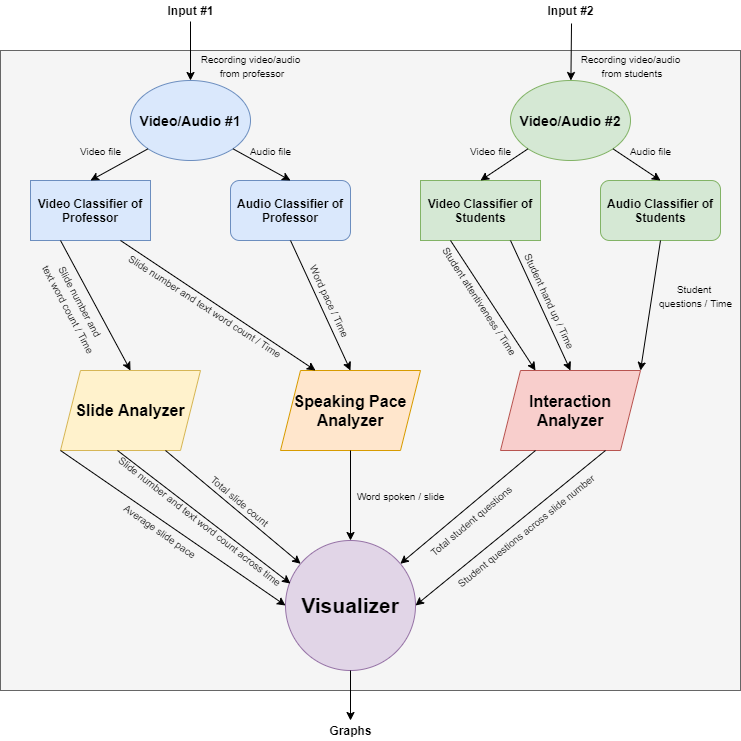
#> input picture Image/Block.png, 741 x 741 px
$ python -i img_funcs.py   (imports and definitions only)
#> lines starting #> are read from the running program, lines starting #| are printed output that depends on the picture; after the words box and inside, x2 and y2 are one past the last pixel; in counts of white or black regions, pixels touching at a corner belong together
### src/contours.py
import cv2
import utils


def corners_in_contour(contour, corners):
    """finds if there are 4 or more corners in a contour

    Args:
       contour: current contour
       corners: corners to test

    Returns:
        bool

    """
    corner_found = 0
    x, y, w, h = cv2.boundingRect(contour)
    box = utils.extend_box((x, y), (x+w, y+h), 5)

    for corner in corners:
        if utils.point_in_box(box, corner):
            corner_found += 1
        if corner_found >= 4:
            return True

    return False


def get_outer_corners(corners):
    """gets the outer box of corners

    Args:
       corners: list of corners to iterate

    Returns:
        4 of the outer corners

    """
    top_left = corners[0]
    top_right = corners[0]
    bottom_left = corners[0]
    bottom_right = corners[0]
    for corner in corners:
        if corner[0] < top_left[0] and corner[1] < top_left[1]:
            top_left = corner
        if corner[0] < bottom_left[0] and corner[1] > bottom_left[1]:
            bottom_left = corner
        if corner[0] > top_right[0] and corner[1] < top_right[1]:
            top_right = corner
        if corner[0] > bottom_right[0] and corner[1] > bottom_right[1]:
            bottom_right = corner

    return [top_left, top_right, bottom_left, bottom_right]

### src/utils.py
import cv2
import os


# [12 lines left out: function show_image, not called in this run]


def extend_box(top_left, bottom_right, dx):
    """gets a box from a face in order to crop image to look for face again

    Args:
       top_left:     point for top left
       bottom_right: point for bottom_right
       dx:           the new box size

    Returns:


    """
    top_left = (top_left[0] - dx, top_left[1] - dx)
    bottom_right = ((bottom_right[0] + dx, bottom_right[1] + dx))
    return (top_left, bottom_right)


def point_in_box(box, test_point):
    """checks if a point is in a box

    Args:
       box: two points, a top left and a bottom right
       test_point: a test point

    Returns:
        bool

    """
    top_left = box[0]
    bottom_right = box[1]

    if (top_left[0] < test_point[0]) and (top_left[1] < test_point[1]) \
       and (bottom_right[0] > test_point[0]) and (bottom_right[1] > test_point[1]):
        return True
    else:
        return False


# [59 lines left out: functions get_data_dir, get_path, get_delimiter, get_screenshot_dir, not called in this run]

### src/img_funcs.py
import cv2
import numpy as np
from contours import corners_in_contour, get_outer_corners


def make_border(img):
    """makes an image with a border

    Args:
       img: image

    Returns:
       image with border

    """
    row, col = img.shape[:2]

    # add border to image in case slide is at edge
    border_size = 10
    img = cv2.copyMakeBorder(
        img,
        top=border_size,
        bottom=border_size,
        left=border_size,
        right=border_size,
        borderType=cv2.BORDER_CONSTANT,
        value=[0, 0, 0]
    )
    return img


def find_slide(img):
    """finds the slide in an image

    Args:
       img: image to find slide in

    Returns:
        cropped slide if found

    """
    img = make_border(img)

    gray = cv2.cvtColor(img, cv2.COLOR_BGR2GRAY)
    blur = cv2.GaussianBlur(gray, (33, 33), 0)
    thresh = cv2.threshold(blur, 127, 225, cv2.THRESH_BINARY_INV + cv2.THRESH_OTSU)[1]

    corners = find_corners(img)

    cnts, heirarchy = cv2.findContours(thresh, cv2.RETR_TREE, cv2.CHAIN_APPROX_NONE)
    heirarchy = heirarchy[0]
    # get largest contour that isnt the big one
    inner_cnts = []
    for i in range(len(cnts)):
        if (heirarchy[i][3] != -1):
            if corners_in_contour(cnts[i], corners):
                # x,y,w,h = cv2.boundingRect(cnts[i])
                # cv2.rectangle(img,(x, y), (x+w, y+h), (0, 255, 0),2)
                # utils.show_image(img)
                inner_cnts.append(cnts[i])

    # TODO(#19): edit out teacher

    try:
        max_contour = max(inner_cnts, key=cv2.contourArea)
        x,y,w,h = cv2.boundingRect(max_contour)
        crop = img[y:y+h, x:x+w]
        height, width = crop.shape[:2]
        slide = fix_perspective(crop, height, width)
        # utils.show_image(crop, "crop")
        # utils.show_image(slide, "fixed perspective")
        kernel = np.array([[-1, -1, -1],
                           [-1, 9, -1],
                           [-1, -1, -1]])
        sharpend = cv2.filter2D(slide, -1, kernel)
        # utils.show_image(sharpend)
        return sharpend

    except ValueError:
        return img


def find_corners(img):
    """finds the corners of the image

    Args:
       img: img to find corners

    Returns:
        corners of the image

    """
    gray = cv2.cvtColor(img, cv2.COLOR_BGR2GRAY)
    gray = np.float32(gray)
    dst = cv2.cornerHarris(gray, 9, 7, 0.04)
    ret, dst = cv2.threshold(dst, 0.1 * dst.max(), 255, 0)
    dst = np.uint8(dst)
    ret, labels, stats, centroids = cv2.connectedComponentsWithStats(dst)
    criteria = (cv2.TERM_CRITERIA_EPS + cv2.TERM_CRITERIA_MAX_ITER, 100, 0.001)
    corners = cv2.cornerSubPix(gray, np.float32(centroids), (5, 5), (-1, -1), criteria)
    # img[dst>0.01*dst.max()]=[0,0,255]
    return corners

# [103 lines left out: functions image_similarity, convolve, convolve_image, compare_image, not called in this run]


def fix_perspective(image, height, width):
    """changes the perspective of the image

    Args:
       image: image to warp
       height: height to warp to
       width: widht to warp to

    Returns:
        image with changed perspective

    """
    image_border = make_border(image)
    corners = find_corners(image_border)
    normalized_corners = np.float32([[0, 0], [width, 0], [0, height], [width, height]])
    outer_corners = np.float32(get_outer_corners(corners))
    matrix = cv2.getPerspectiveTransform(outer_corners, normalized_corners)
    perspective = cv2.warpPerspective(image_border, matrix, (width, height))
    # utils.show_image(perspective)
    return perspective

>>> import cv2
>>> picture = cv2.imread('../Image/Block.png')
#> picture is the input picture: shape (741, 741, 3); mean B, G, R 236.3, 237.2, 237.5
>>> result = find_slide(picture)
#> in make_border, `img = cv2.copyMakeBorder( img, top=border_size, bottom=border_size, le..`:
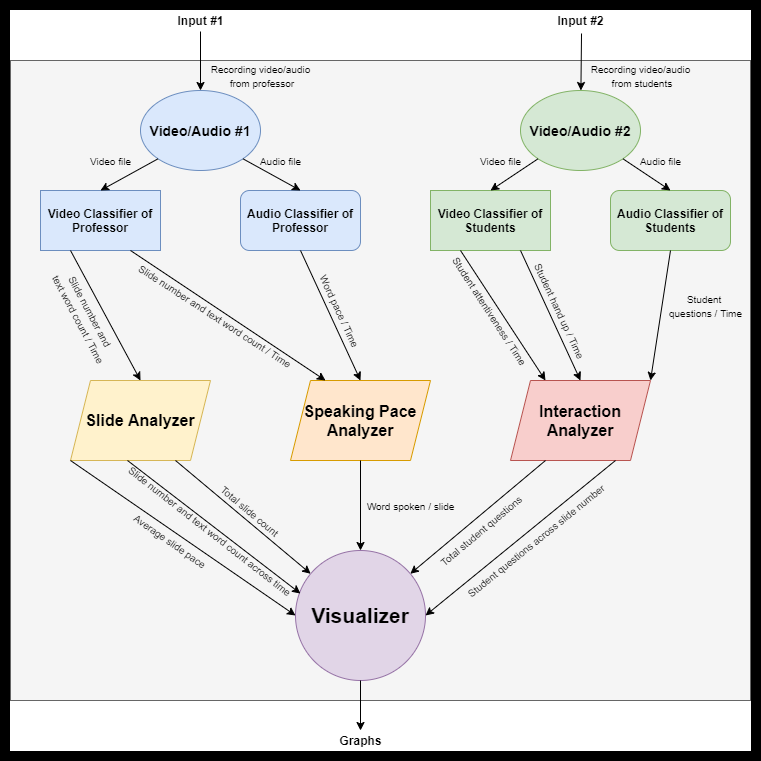
#> img: shape (761, 761, 3); mean of channels 0, 1, 2 224.1, 224.9, 225.2; drawn as B, G, R
#> in find_slide, `gray = cv2.cvtColor(img, cv2.COLOR_BGR2GRAY)`:
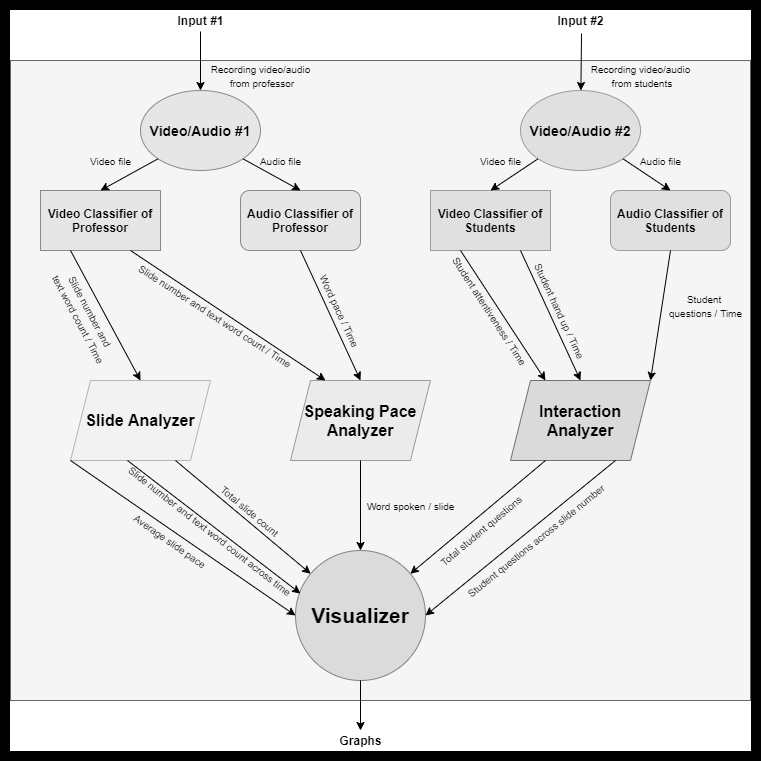
#> gray: shape (761, 761); min 0, max 255, mean 224.9
#> in find_slide, `blur = cv2.GaussianBlur(gray, (33, 33), 0)`:
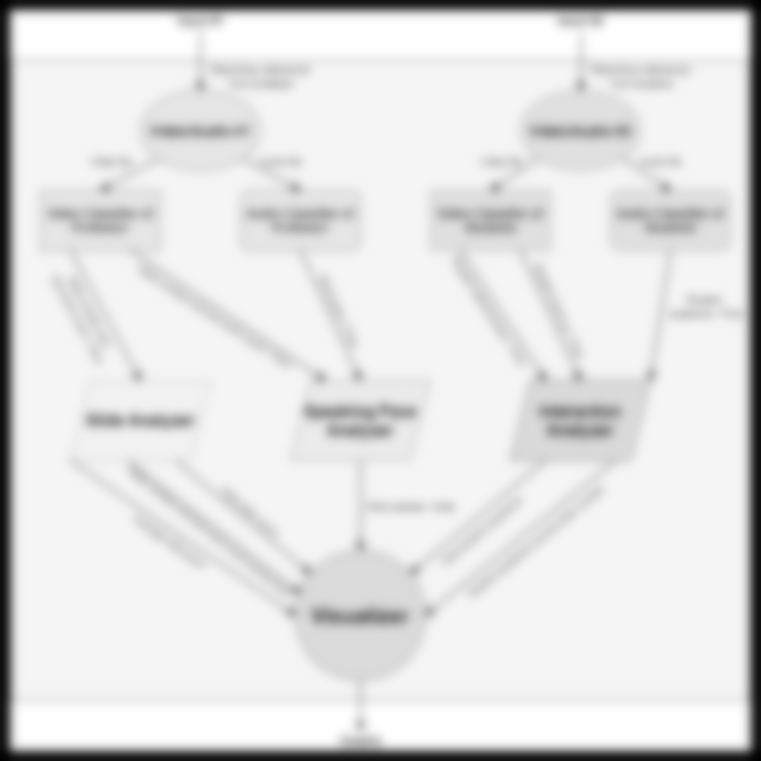
#> blur: shape (761, 761); min 1, max 255, mean 224.9
#> in find_slide, `thresh = cv2.threshold(blur, 127, 225, cv2.THRESH_BINARY_INV + cv2.THR..`:
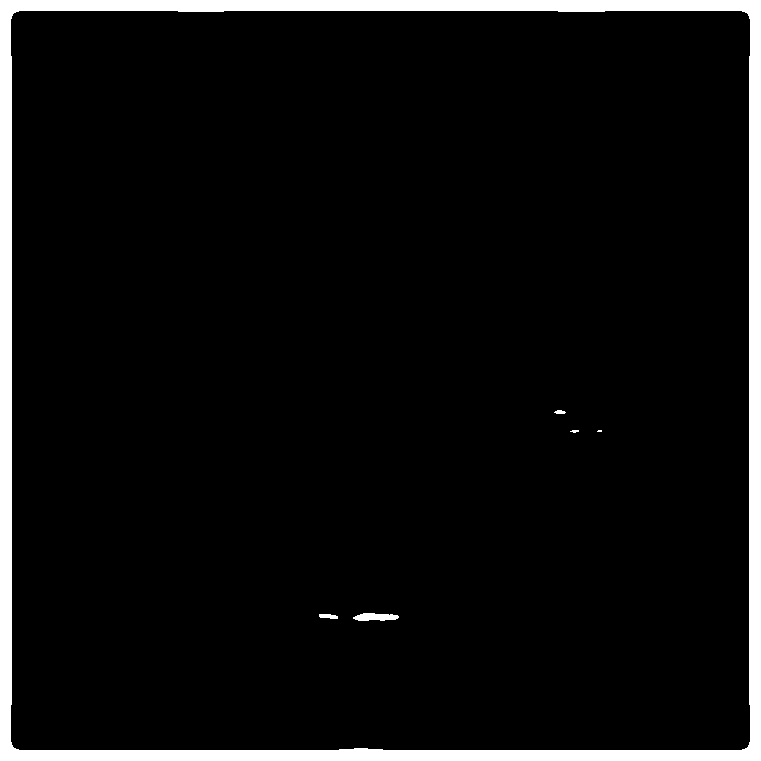
#> thresh: shape (761, 761); values 0 (black) and 225 (white), 6% white; 6 white regions (2 under 20 px), largest, box (x1, y1, x2, y2) and area: (0, 0, 761, 761) 34541, (353, 613, 399, 621) 277, (319, 614, 338, 619) 74, (554, 410, 566, 414) 36
#> in find_corners, `dst = cv2.cornerHarris(gray, 9, 7, 0.04)`:
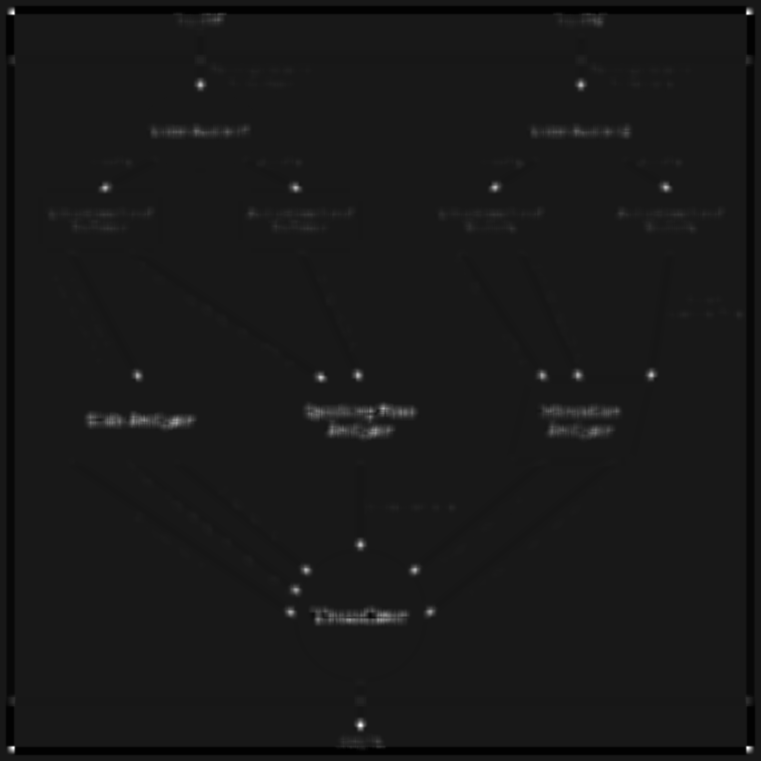
#> dst: shape (761, 761) float32; min -1.5e+11, max 1.44e+12, mean 2.13e+09; drawn with min black and max white
#> in find_corners, `ret, dst = cv2.threshold(dst, 0.1 * dst.max(), 255, 0)`:
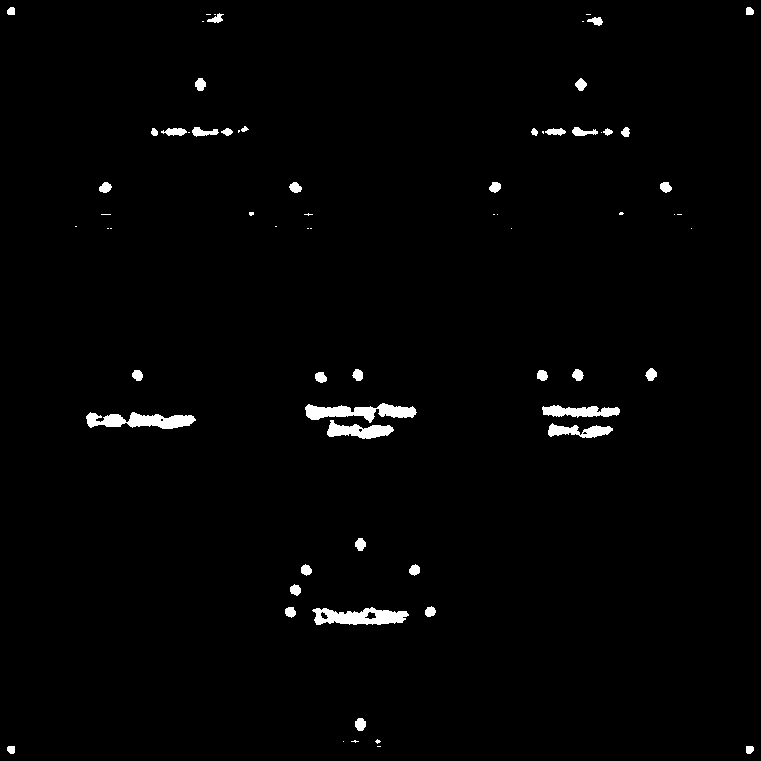
#> dst: shape (761, 761) float32; 1.5% white; 70 white regions (29 under 20 px), largest, box (x1, y1, x2, y2) and area: (86, 412, 196, 429) 1164, (305, 403, 417, 423) 1163, (312, 607, 409, 625) 1140
#> in find_corners, `ret, dst = cv2.threshold(dst, 0.1 * dst.max(), 255, 0)`: ret = 1.44e+11
#> in find_corners, `dst = np.uint8(dst)`: dst: shape (761, 761); 1.5% white; 70 white regions (29 under 20 px)
#> in find_corners, `ret, labels, stats, centroids = cv2.connectedComponentsWithStats(dst)`: labels: shape (761, 761) int32; 71 distinct labels, from 0 to 70
#> in find_corners, `ret, labels, stats, centroids = cv2.connectedComponentsWithStats(dst)`: ret = 71; stats = 71 rows, first 6: [0, 0, 761, 761, 570496], [7, 7, 8, 8, 56], [746, 7, 8, 8, 56], [207, 13, 17, 10, 84], [206, 14, 5, 1, 5], [214, 14, 2, 1, 2]; centroids = 71 pairs, first value 10.8 to 749.2, second value 10.8 to 749.2
#> in find_corners, `corners = cv2.cornerSubPix(gray, np.float32(centroids), (5, 5), (-1, -..`: corners = 71 pairs, first value 9.56 to 750.4, second value 9.56 to 750.4
#> in find_slide, `cnts, heirarchy = cv2.findContours(thresh, cv2.RETR_TREE, cv2.CHAIN_AP..`: cnts = 7 contours, 2 with area under 20; largest, box (x1, y1, x2, y2) and area: (0, 0, 761, 761) 577600, (10, 10, 751, 751) 546047, (353, 613, 399, 621) 230, (319, 614, 338, 619) 53, (554, 410, 566, 414) 24
#> the loop in find_slide, `for i in range(len(cnts)):` made 7 passes
#> (x in corners_in_contour, y in corners_in_contour, w in corners_in_contour, h in corners_in_contour, box in corners_in_contour) on passes 2 to 7: (10, 10, 741, 741, ((5, 5), (756, 756))), (319, 614, 19, 5, ((314, 609), (343, 624))), (353, 613, 46, 8, ((348, 608), (404, 626))), (597, 430, 5, 2, ((592, 425), (607, 437))), (570, 430, 9, 3, ((565, 425), (584, 438))), (554, 410, 12, 4, ((549, 405), (571, 419)))
#> the loop in get_outer_corners, `for corner in corners:` made 71 passes
#> corner on passes 1 to 12: [380.1, 379.7], [9.56, 9.56], [750.4, 9.56], [219.4, 16.56], [208, 14], [214.5, 14], [588, 14], [596.7, 23.48], [202.6, 23.58], [582.6, 23.58], [200, 84.04], [580.5, 84.22]
#> in find_slide, `sharpend = cv2.filter2D(slide, -1, kernel)`:
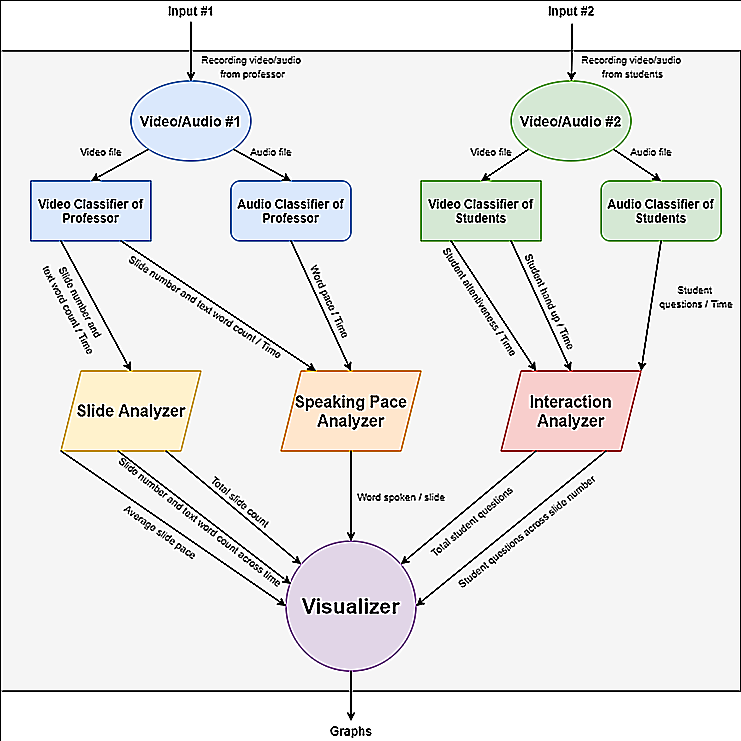
#> sharpend: shape (741, 741, 3); mean of channels 0, 1, 2 232.1, 232.9, 233.2; drawn as B, G, R
